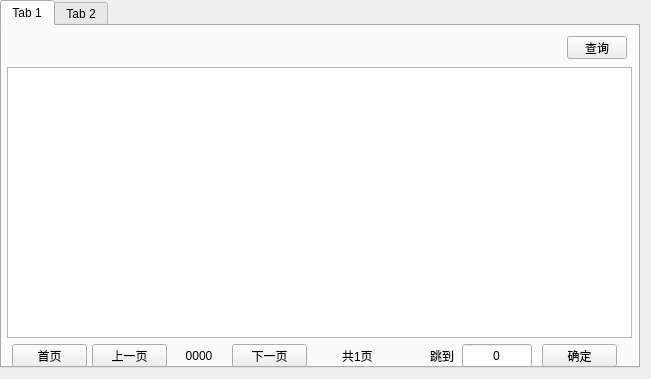
<?xml version="1.0" encoding="UTF-8"?>
<ui version="4.0">
 <class>Form</class>
 <widget class="QWidget" name="Form">
  <property name="geometry">
   <rect>
    <x>0</x>
    <y>0</y>
    <width>651</width>
    <height>379</height>
   </rect>
  </property>
  <property name="windowTitle">
   <string>Form</string>
  </property>
  <widget class="QTabWidget" name="log_tabWidget">
   <property name="geometry">
    <rect>
     <x>0</x>
     <y>0</y>
     <width>640</width>
     <height>368</height>
    </rect>
   </property>
   <property name="currentIndex">
    <number>0</number>
   </property>
   <widget class="QWidget" name="tab">
    <attribute name="title">
     <string>Tab 1</string>
    </attribute>
    <widget class="QTableView" name="port_list_tableView">
     <property name="geometry">
      <rect>
       <x>5</x>
       <y>41</y>
       <width>625</width>
       <height>271</height>
      </rect>
     </property>
    </widget>
    <widget class="QPushButton" name="port_list_first_btn">
     <property name="geometry">
      <rect>
       <x>10</x>
       <y>318</y>
       <width>75</width>
       <height>23</height>
      </rect>
     </property>
     <property name="text">
      <string>首页</string>
     </property>
    </widget>
    <widget class="QPushButton" name="port_list_prev_btn">
     <property name="geometry">
      <rect>
       <x>90</x>
       <y>318</y>
       <width>75</width>
       <height>23</height>
      </rect>
     </property>
     <property name="text">
      <string>上一页</string>
     </property>
    </widget>
    <widget class="QPushButton" name="port_list_next_btn">
     <property name="geometry">
      <rect>
       <x>230</x>
       <y>318</y>
       <width>75</width>
       <height>23</height>
      </rect>
     </property>
     <property name="text">
      <string>下一页</string>
     </property>
    </widget>
    <widget class="QPushButton" name="port_list_ok_btn">
     <property name="geometry">
      <rect>
       <x>540</x>
       <y>318</y>
       <width>75</width>
       <height>23</height>
      </rect>
     </property>
     <property name="text">
      <string>确定</string>
     </property>
    </widget>
    <widget class="QLabel" name="port_list_now_label">
     <property name="geometry">
      <rect>
       <x>172</x>
       <y>318</y>
       <width>50</width>
       <height>23</height>
      </rect>
     </property>
     <property name="text">
      <string>0000</string>
     </property>
     <property name="alignment">
      <set>Qt::AlignCenter</set>
     </property>
    </widget>
    <widget class="QLabel" name="port_list_tot_label">
     <property name="geometry">
      <rect>
       <x>340</x>
       <y>318</y>
       <width>54</width>
       <height>23</height>
      </rect>
     </property>
     <property name="text">
      <string>共1页</string>
     </property>
    </widget>
    <widget class="QLabel" name="label_3">
     <property name="geometry">
      <rect>
       <x>420</x>
       <y>318</y>
       <width>32</width>
       <height>23</height>
      </rect>
     </property>
     <property name="text">
      <string>跳到</string>
     </property>
     <property name="alignment">
      <set>Qt::AlignRight|Qt::AlignTrailing|Qt::AlignVCenter</set>
     </property>
    </widget>
    <widget class="QLineEdit" name="port_list_jump_edit">
     <property name="geometry">
      <rect>
       <x>460</x>
       <y>318</y>
       <width>70</width>
       <height>23</height>
      </rect>
     </property>
     <property name="text">
      <string>0</string>
     </property>
     <property name="alignment">
      <set>Qt::AlignCenter</set>
     </property>
    </widget>
    <widget class="QPushButton" name="port_list_query_btn">
     <property name="geometry">
      <rect>
       <x>565</x>
       <y>10</y>
       <width>60</width>
       <height>23</height>
      </rect>
     </property>
     <property name="text">
      <string>查询</string>
     </property>
    </widget>
    <widget class="QWidget" name="widget" native="true">
     <property name="geometry">
      <rect>
       <x>28</x>
       <y>6</y>
       <width>200</width>
       <height>31</height>
      </rect>
     </property>
    </widget>
   </widget>
   <widget class="QWidget" name="tab_2">
    <attribute name="title">
     <string>Tab 2</string>
    </attribute>
   </widget>
  </widget>
 </widget>
 <resources/>
 <connections/>
</ui>
